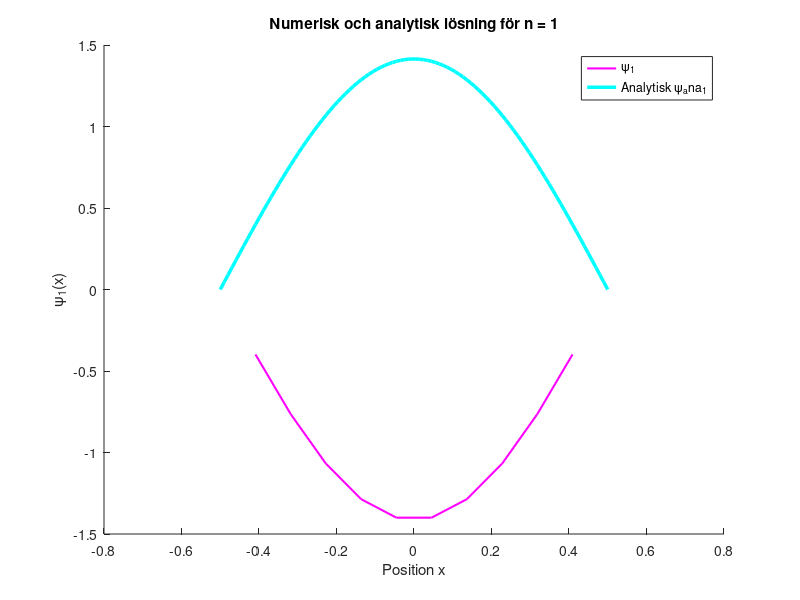
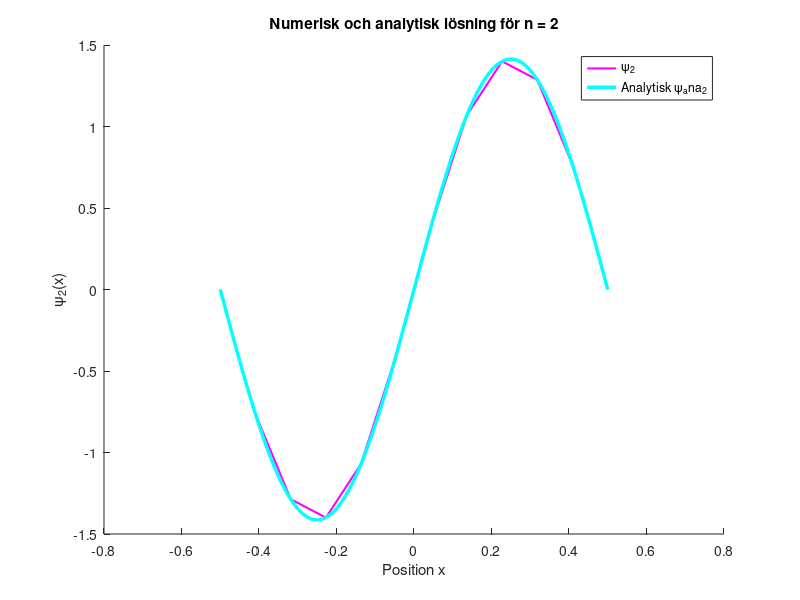
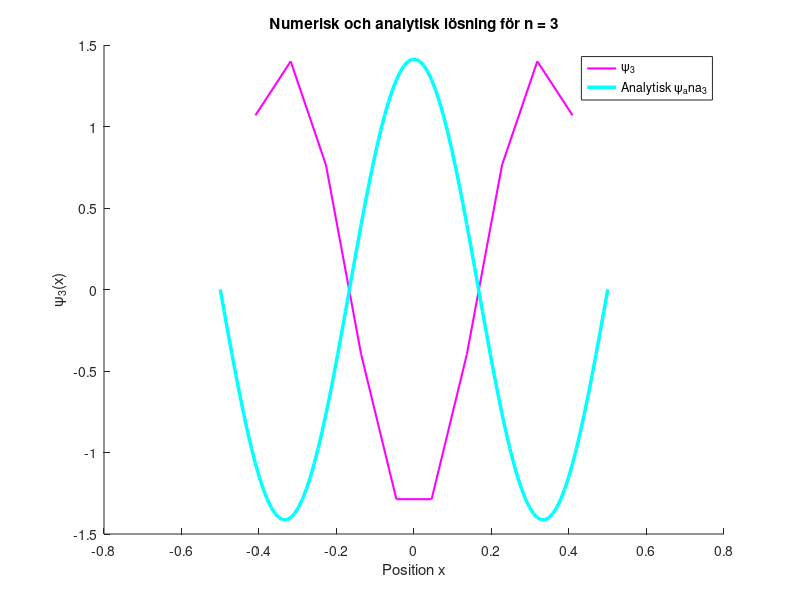
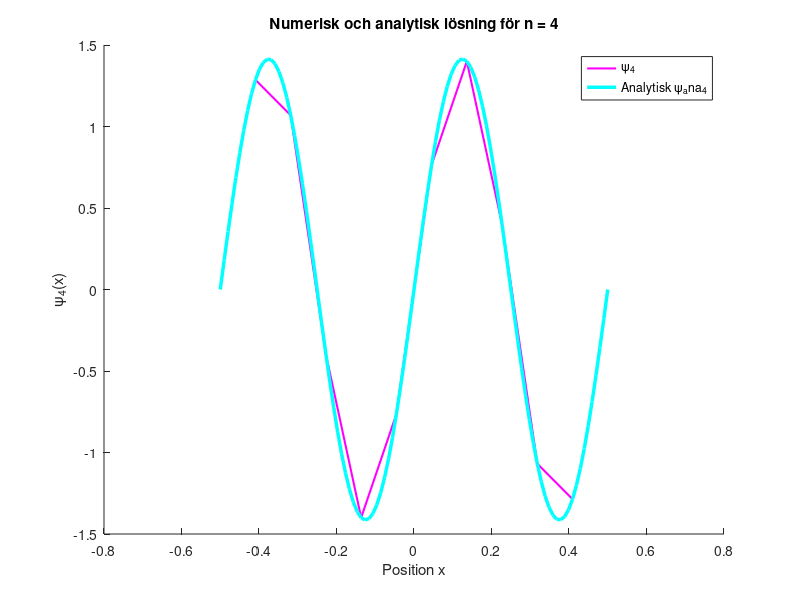

Source code (MATLAB) for these figures, in order: (Note: this script raises an error after producing the figures.)
%%ana./num. N=10

clear;clc;clf

%given data
N=10; %diskreta pkter
delta=1/(N+1); %diskret steglängd
vk=0; %pot.energi

% Bygg tridiagonala matrisen
main_diag = 1./(delta.^2) * ones(N,1); % Huvuddiagonal
off_diag = -1./(2.*delta^2) * ones(N-1,1); % Super- och subdiagonalen

% Justera huvuddiagonalen för att inkludera potentialen
main_diag1= main_diag + vk;

% Konstruera tridiagonala matrisen
H = diag(main_diag1) + diag(off_diag, 1) + diag(off_diag, -1);

%Hitta egenvärden och egenvektorer
[wavefcn, eigenvalue] = eig(H);
disp(eigenvalue); 

%Beräkna de analytiska egenvärdena för att kunna jämföra dem med de
%numeriska i en plot
n=1:N; %vektor med enerinivåindex där n=1,2,3,....,N
ana_eigenvalue=(pi^2*n.^2)/2; %se analytisk lösn. för framtagning av ekv.

disp('Analytiska egenvärden för de 10 första energinivåerna');
disp(ana_eigenvalue);

%Normalisera:
norm_factors=zeros(1, N); 

for n=1:N
    psi_n=wavefcn(:,n);
    norm_factors(n)=sqrt(sum(abs(psi_n).^2)*delta); %normaliseringsfaktor
    wavefcn(:,n)=wavefcn(:,n)./norm_factors(n); %vågfkn normaliserad
    % 
    % %Definerar gränsvärdena =0
    % wavefcn(1,n)=0; %x=-1/2
    % wavefcn(N,n)=0; %x=1/2
end 

%Normeringsfaktorer
disp('Normeringsfaktorer för varje kolonn i wavefcn');
disp(norm_factors);

%plotta och jämför de analytiska och numeriska funktionerna:
for n=1:N
    figure(n);
    hold on
    x=linspace(-1/2+delta, 1/2-delta, N); %definera intervallet för x-vektorn
    plot(x, wavefcn(:,n), 'm', 'LineWidth', 1.5, 'DisplayName', ['\psi_' num2str(n)]);
    
     x=linspace(-1/2, 1/2);
    if mod(n,2)==1 %udda n
        psi_ana=sqrt(2)*cos(n*pi*x);
    else %jämn n
        psi_ana=sqrt(2)*sin(n*pi*x);
    end 

 %analytisk funktion:
 plot(x, psi_ana, 'c', 'LineWidth', 2.5, 'DisplayName', ['Analytisk \psi_ana_' num2str(n)]);
 
 xlabel('Position x')
 ylabel(['\psi_' num2str(n) '(x)']);
 title(['Numerisk och analytisk lösning för n = ' num2str(n)]);
 legend show;

 hold off;

end 

%%N=50
format long g

%given data:
N=50; %diskreta punkter,antalet kan ändras 
delta=1/(N+1); %ska det vara minus här också??
vk=0; %pot.energi

% Bygg tridiagonala matrisen
main_diag = 1./(delta.^2) * ones(N,1); % Huvuddiagonal
off_diag = -1./(2.*delta^2) * ones(N-1,1); % Super- och subdiagonalen

% Justera huvuddiagonalen för att inkludera potentialen
main_diag1= main_diag + vk;

% Konstruera tridiagonala matrisen
H = diag(main_diag1) + diag(off_diag, 1) + diag(off_diag, -1);

%Hitta egenvärden och egenvektorer
[wavefcn, eigenvalue] = eig(H);
eigenvalues=diag(eigenvalue);
disp('egenvärden num.');
disp(eigenvalues); 

n=1:N; %vektor med enerinivåindex där n=1,2,3,....,N
ana_eigenvalues=(pi^2*n.^2)/2; %se analytisk lösn. för framtagning av ekv.
ana_eigenvalues=ana_eigenvalues.'; %transporterar eigenvektorn
disp('egenvärden ana. för 10 första energinivåerna')
disp(ana_eigenvalues);


%%a,fmin,fmax
clear; clc; clf;

% Konstanter
hbar = 1.0545718e-34; % Plancks reducerande konstant J*s
m_e = 9.10938356e-31; % Elektronens massa kg
c =3e8;              % Ljusets hastighet m/s

% Givna våglängder 
L_max=790e-9;    %ger ett fmin
L_mid=593e-9;    %ger ett fmid (medelvärdet av fmin och fmax)
L_min=431e-9;    %ger ett fmax
L_target=[L_min, L_max, L_mid];

% Startvärden för optimering
a_start = 1e-9;        % Startvärde för a
fmin_start = 10;       % Startvärde för fmin
fmax_start = 35;       % Startvärde för fmax
start_values = [a_start, fmin_start, fmax_start];


%fminsearch (optimeringsverktyg) tillsammans med error(felfunktion)
options = optimset('Display', 'iter', 'TolFun', 1e-9, 'TolX', 1e-9);
optimal_values = fminsearch(@(parameters) calculate_error(parameters, L_target, hbar, m_e, c), start_values, options);

% Framtagning av optimala värden
[optimal_a, optimal_fmin, optimal_fmax]= deal(optimal_values(1), optimal_values(2), optimal_values(3));

% Utskrivna optimala värden 
fprintf('Optimalt a (nm): %.9f\n', optimal_a * 1e9);
fprintf('Optimalt fmin: %.9f\n', optimal_fmin);
fprintf('Optimalt fmax: %.9f\n', optimal_fmax);
fprintf('Optimalt fmedel: %.9f\n', (optimal_fmin + optimal_fmax) / 2);

%Beräkning av tot.felet mellan numerisk och givna våglängder
function error = calculate_error(parameters, L_target, hbar, m_e, c)
   
    a = parameters(1);
    fmin = parameters(2);
    fmax = parameters(3);
    fmid = (fmax + fmin) / 2; 

    % Diskretisering
    N = 100; 
    x = linspace(-1/2, 1/2, N); 
    delta = x(2) - x(1);    

    %Dimensionslös potential tillhörande varje f
     vk_max = (fmax * x).^2 / 2;
     vk_min = (fmin * x).^2 / 2;
     vk_mid = (fmid * x).^2 / 2;
 
    %Tridiagonala Hamiltion-matrisen tillhörande varje f
     main_diag = 1./(delta.^2);  % Huvuddiagonal
     off_diag = -1./(2.*delta^2) * ones(N-1,1);  % Super- och subdiagonal
     main_diag1 = main_diag + vk_max;  % Justerar huvuddiagonalen med potentialen
     H_max = diag(main_diag1) + diag(off_diag, 1) + diag(off_diag, -1);

     main_diag = 1./(delta.^2);  % Huvuddiagonal
     off_diag = -1./(2.*delta^2) * ones(N-1,1);  % Super- och subdiagonal
     main_diag1 = main_diag + vk_min;  % Justerar huvuddiagonalen med potentialen
     H_min = diag(main_diag1) + diag(off_diag, 1) + diag(off_diag, -1);

     main_diag = 1./(delta.^2);  % Huvuddiagonal
     off_diag = -1./(2.*delta^2) * ones(N-1,1);  % Super- och subdiagonal
     main_diag1 = main_diag + vk_mid;  % Justerar huvuddiagonalen med potentialen
     H_mid = diag(main_diag1) + diag(off_diag, 1) + diag(off_diag, -1);

     %Egenvärden (energier) tillhörande varje f
     [~, max_eigenvalues] = eig(H_max);
     max_energies = sort(diag(max_eigenvalues)) * (hbar^2 / (m_e * a^2));

     [~, min_eigenvalues] = eig(H_min);
     min_energies = sort(diag(min_eigenvalues)) * (hbar^2 / (m_e * a^2));

     [~, mid_eigenvalues] = eig(H_mid);
     mid_energies = sort(diag(mid_eigenvalues)) * (hbar^2 / (m_e * a^2));

     %Beräkna energidiffereansen för varje f
     deltaE12_max = abs( max_energies(2) -  max_energies(1));

     deltaE12_min = abs(min_energies(2) - min_energies(1));

     deltaE12_mid = abs(mid_energies(2) - mid_energies(1));

     %Beräkna numerisk våglängd
     L_num_mid = (hbar * 2 * pi * c) / deltaE12_mid;

     L_num_max = (hbar * 2 * pi * c) / deltaE12_min;

     L_num_min = (hbar * 2 * pi * c) / deltaE12_max;

     L_num = [L_num_min, L_num_max, L_num_mid];

     % Beräkna kvadrerat fel mellan beräknade och givna våglängder
    error = sum((L_target - L_num).^2);
end

